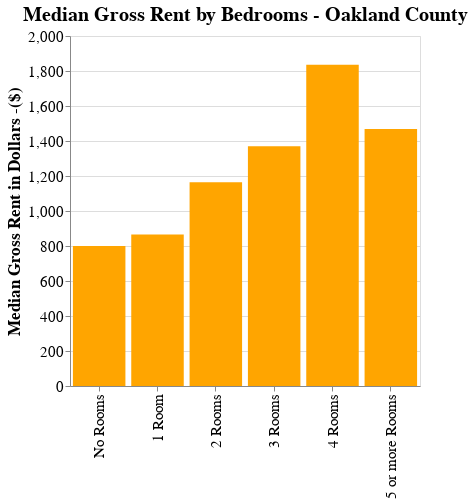

The cell this chart's notebook holds for it:
### Markdown cell above
### **Gross Rent by Bedrooms**

### Code cell
sort_order = ['No Rooms', '1 Room', '2 Rooms', '3 Rooms', '4 Rooms', '5 or more Rooms']
bars = alt.Chart(gross_rent_est_df).mark_bar(color='orange').encode(
            x=alt.X('No_of_Rooms:N', sort=sort_order, axis=alt.Axis(title='')),
            y = alt.Y('Rent:Q',axis=alt.Axis(title='Median Gross Rent in Dollars -($)')),
            tooltip=['No_of_Rooms', 'Rent']
).transform_filter(datum.NAME == f'{county}'
).properties(width=350, height=350, title='Median Gross Rent by Bedrooms - ' + f'{county}')

bars.configure_title(fontSize=20
).configure_axis(labelFontSize=15, titleFontSize=17)

### Figure 1 — Vega-Lite specification as saved in the notebook (floating-point values rounded to 4 significant figures; data arrays with more than 128 entries replaced by an {"elided": "..."} marker saying what was removed)
{"config": {"view": {"continuousWidth": 400, "continuousHeight": 300}, "axis": {"labelFontSize": 15, "titleFontSize": 17}, "title": {"fontSize": 20}}, "data": {"name": "data-82980e951c83838d0ea33b1ef9ad175a"}, "mark": {"type": "bar", "color": "orange"}, "encoding": {"tooltip": [{"type": "nominal", "field": "No_of_Rooms"}, {"type": "quantitative", "field": "Rent"}], "x": {"type": "nominal", "axis": {"title": ""}, "field": "No_of_Rooms", "sort": ["No Rooms", "1 Room", "2 Rooms", "3 Rooms", "4 Rooms", "5 or more Rooms"]}, "y": {"type": "quantitative", "axis": {"title": "Median Gross Rent in Dollars -($)"}, "field": "Rent"}}, "height": 350, "title": "Median Gross Rent by Bedrooms - Oakland County", "transform": [{"filter": "(datum.NAME === 'Oakland County')"}], "width": 350, "$schema": "https://vega.github.io/schema/vega-lite/v4.8.1.json", "datasets": {"data-82980e951c83838d0ea33b1ef9ad175a": {"elided": "498 records"}}}
